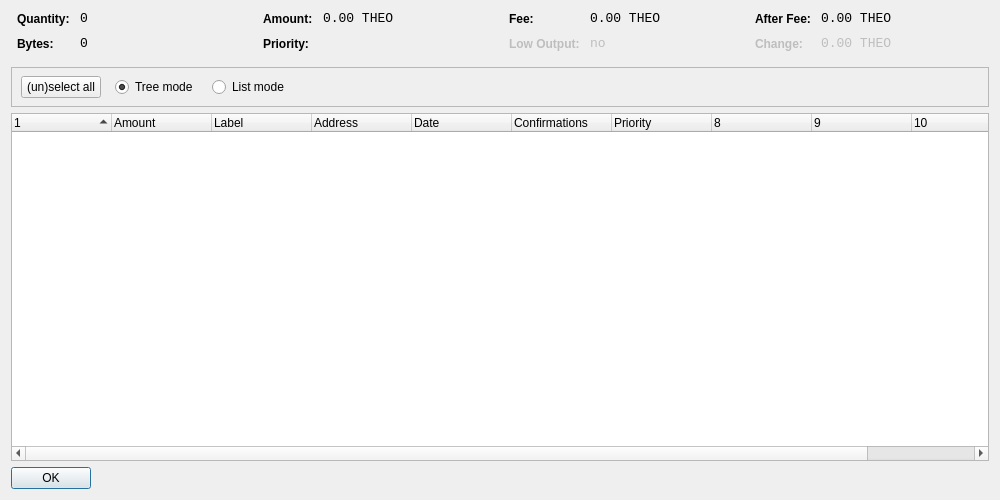
<?xml version="1.0" encoding="UTF-8"?>
<ui version="4.0">
 <class>CoinControlDialog</class>
 <widget class="QDialog" name="CoinControlDialog">
  <property name="geometry">
   <rect>
    <x>0</x>
    <y>0</y>
    <width>1000</width>
    <height>500</height>
   </rect>
  </property>
  <property name="windowTitle">
   <string>Coin Control</string>
  </property>
  <layout class="QVBoxLayout" name="verticalLayout">
   <item>
    <layout class="QHBoxLayout" name="horizontalLayoutTop" stretch="0,0,0,0">
     <property name="topMargin">
      <number>0</number>
     </property>
     <property name="bottomMargin">
      <number>10</number>
     </property>
     <item>
      <layout class="QFormLayout" name="formLayoutCoinControl1">
       <property name="horizontalSpacing">
        <number>10</number>
       </property>
       <property name="verticalSpacing">
        <number>10</number>
       </property>
       <property name="leftMargin">
        <number>6</number>
       </property>
       <property name="rightMargin">
        <number>6</number>
       </property>
       <item row="0" column="0">
        <widget class="QLabel" name="labelCoinControlQuantityText">
         <property name="styleSheet">
          <string notr="true">font-weight:bold;</string>
         </property>
         <property name="text">
          <string>Quantity:</string>
         </property>
        </widget>
       </item>
       <item row="0" column="1">
        <widget class="QLabel" name="labelCoinControlQuantity">
         <property name="font">
          <font>
           <family>Monospace</family>
           <pointsize>10</pointsize>
          </font>
         </property>
         <property name="cursor">
          <cursorShape>IBeamCursor</cursorShape>
         </property>
         <property name="contextMenuPolicy">
          <enum>Qt::ActionsContextMenu</enum>
         </property>
         <property name="text">
          <string notr="true">0</string>
         </property>
         <property name="textInteractionFlags">
          <set>Qt::LinksAccessibleByMouse|Qt::TextSelectableByKeyboard|Qt::TextSelectableByMouse</set>
         </property>
        </widget>
       </item>
       <item row="1" column="0">
        <widget class="QLabel" name="labelCoinControlBytesText">
         <property name="styleSheet">
          <string notr="true">font-weight:bold;</string>
         </property>
         <property name="text">
          <string>Bytes:</string>
         </property>
        </widget>
       </item>
       <item row="1" column="1">
        <widget class="QLabel" name="labelCoinControlBytes">
         <property name="font">
          <font>
           <family>Monospace</family>
           <pointsize>10</pointsize>
          </font>
         </property>
         <property name="cursor">
          <cursorShape>IBeamCursor</cursorShape>
         </property>
         <property name="contextMenuPolicy">
          <enum>Qt::ActionsContextMenu</enum>
         </property>
         <property name="text">
          <string notr="true">0</string>
         </property>
         <property name="textInteractionFlags">
          <set>Qt::LinksAccessibleByMouse|Qt::TextSelectableByKeyboard|Qt::TextSelectableByMouse</set>
         </property>
        </widget>
       </item>
      </layout>
     </item>
     <item>
      <layout class="QFormLayout" name="formLayoutCoinControl2">
       <property name="horizontalSpacing">
        <number>10</number>
       </property>
       <property name="verticalSpacing">
        <number>10</number>
       </property>
       <property name="leftMargin">
        <number>6</number>
       </property>
       <property name="rightMargin">
        <number>6</number>
       </property>
       <item row="0" column="0">
        <widget class="QLabel" name="labelCoinControlAmountText">
         <property name="styleSheet">
          <string notr="true">font-weight:bold;</string>
         </property>
         <property name="text">
          <string>Amount:</string>
         </property>
        </widget>
       </item>
       <item row="0" column="1">
        <widget class="QLabel" name="labelCoinControlAmount">
         <property name="font">
          <font>
           <family>Monospace</family>
           <pointsize>10</pointsize>
          </font>
         </property>
         <property name="cursor">
          <cursorShape>IBeamCursor</cursorShape>
         </property>
         <property name="contextMenuPolicy">
          <enum>Qt::ActionsContextMenu</enum>
         </property>
         <property name="text">
          <string notr="true">0.00 THEO</string>
         </property>
         <property name="textInteractionFlags">
          <set>Qt::LinksAccessibleByMouse|Qt::TextSelectableByKeyboard|Qt::TextSelectableByMouse</set>
         </property>
        </widget>
       </item>
       <item row="1" column="0">
        <widget class="QLabel" name="labelCoinControlPriorityText">
         <property name="styleSheet">
          <string notr="true">font-weight:bold;</string>
         </property>
         <property name="text">
          <string>Priority:</string>
         </property>
        </widget>
       </item>
       <item row="1" column="1">
        <widget class="QLabel" name="labelCoinControlPriority">
         <property name="font">
          <font>
           <family>Monospace</family>
           <pointsize>10</pointsize>
          </font>
         </property>
         <property name="cursor">
          <cursorShape>IBeamCursor</cursorShape>
         </property>
         <property name="contextMenuPolicy">
          <enum>Qt::ActionsContextMenu</enum>
         </property>
         <property name="text">
          <string/>
         </property>
         <property name="textInteractionFlags">
          <set>Qt::LinksAccessibleByMouse|Qt::TextSelectableByKeyboard|Qt::TextSelectableByMouse</set>
         </property>
        </widget>
       </item>
      </layout>
     </item>
     <item>
      <layout class="QFormLayout" name="formLayoutCoinControl3">
       <property name="horizontalSpacing">
        <number>10</number>
       </property>
       <property name="verticalSpacing">
        <number>10</number>
       </property>
       <property name="leftMargin">
        <number>6</number>
       </property>
       <property name="rightMargin">
        <number>6</number>
       </property>
       <item row="0" column="0">
        <widget class="QLabel" name="labelCoinControlFeeText">
         <property name="styleSheet">
          <string notr="true">font-weight:bold;</string>
         </property>
         <property name="text">
          <string>Fee:</string>
         </property>
        </widget>
       </item>
       <item row="0" column="1">
        <widget class="QLabel" name="labelCoinControlFee">
         <property name="font">
          <font>
           <family>Monospace</family>
           <pointsize>10</pointsize>
          </font>
         </property>
         <property name="cursor">
          <cursorShape>IBeamCursor</cursorShape>
         </property>
         <property name="contextMenuPolicy">
          <enum>Qt::ActionsContextMenu</enum>
         </property>
         <property name="text">
          <string notr="true">0.00 THEO</string>
         </property>
         <property name="textInteractionFlags">
          <set>Qt::LinksAccessibleByMouse|Qt::TextSelectableByKeyboard|Qt::TextSelectableByMouse</set>
         </property>
        </widget>
       </item>
       <item row="1" column="0">
        <widget class="QLabel" name="labelCoinControlLowOutputText">
         <property name="enabled">
          <bool>false</bool>
         </property>
         <property name="styleSheet">
          <string notr="true">font-weight:bold;</string>
         </property>
         <property name="text">
          <string>Low Output:</string>
         </property>
        </widget>
       </item>
       <item row="1" column="1">
        <widget class="QLabel" name="labelCoinControlLowOutput">
         <property name="enabled">
          <bool>false</bool>
         </property>
         <property name="font">
          <font>
           <family>Monospace</family>
           <pointsize>10</pointsize>
          </font>
         </property>
         <property name="cursor">
          <cursorShape>IBeamCursor</cursorShape>
         </property>
         <property name="contextMenuPolicy">
          <enum>Qt::ActionsContextMenu</enum>
         </property>
         <property name="text">
          <string notr="true">no</string>
         </property>
         <property name="textInteractionFlags">
          <set>Qt::LinksAccessibleByMouse|Qt::TextSelectableByKeyboard|Qt::TextSelectableByMouse</set>
         </property>
        </widget>
       </item>
      </layout>
     </item>
     <item>
      <layout class="QFormLayout" name="formLayoutCoinControl4">
       <property name="horizontalSpacing">
        <number>10</number>
       </property>
       <property name="verticalSpacing">
        <number>10</number>
       </property>
       <property name="leftMargin">
        <number>6</number>
       </property>
       <property name="rightMargin">
        <number>6</number>
       </property>
       <item row="0" column="0">
        <widget class="QLabel" name="labelCoinControlAfterFeeText">
         <property name="styleSheet">
          <string notr="true">font-weight:bold;</string>
         </property>
         <property name="text">
          <string>After Fee:</string>
         </property>
        </widget>
       </item>
       <item row="0" column="1">
        <widget class="QLabel" name="labelCoinControlAfterFee">
         <property name="font">
          <font>
           <family>Monospace</family>
           <pointsize>10</pointsize>
          </font>
         </property>
         <property name="cursor">
          <cursorShape>IBeamCursor</cursorShape>
         </property>
         <property name="contextMenuPolicy">
          <enum>Qt::ActionsContextMenu</enum>
         </property>
         <property name="text">
          <string notr="true">0.00 THEO</string>
         </property>
         <property name="textInteractionFlags">
          <set>Qt::LinksAccessibleByMouse|Qt::TextSelectableByKeyboard|Qt::TextSelectableByMouse</set>
         </property>
        </widget>
       </item>
       <item row="1" column="0">
        <widget class="QLabel" name="labelCoinControlChangeText">
         <property name="enabled">
          <bool>false</bool>
         </property>
         <property name="styleSheet">
          <string notr="true">font-weight:bold;</string>
         </property>
         <property name="text">
          <string>Change:</string>
         </property>
        </widget>
       </item>
       <item row="1" column="1">
        <widget class="QLabel" name="labelCoinControlChange">
         <property name="enabled">
          <bool>false</bool>
         </property>
         <property name="font">
          <font>
           <family>Monospace</family>
           <pointsize>10</pointsize>
          </font>
         </property>
         <property name="cursor">
          <cursorShape>IBeamCursor</cursorShape>
         </property>
         <property name="contextMenuPolicy">
          <enum>Qt::ActionsContextMenu</enum>
         </property>
         <property name="text">
          <string notr="true">0.00 THEO</string>
         </property>
         <property name="textInteractionFlags">
          <set>Qt::LinksAccessibleByMouse|Qt::TextSelectableByKeyboard|Qt::TextSelectableByMouse</set>
         </property>
        </widget>
       </item>
      </layout>
     </item>
    </layout>
   </item>
   <item>
    <widget class="QFrame" name="frame">
     <property name="minimumSize">
      <size>
       <width>0</width>
       <height>40</height>
      </size>
     </property>
     <property name="frameShape">
      <enum>QFrame::StyledPanel</enum>
     </property>
     <property name="frameShadow">
      <enum>QFrame::Sunken</enum>
     </property>
     <widget class="QWidget" name="horizontalLayoutWidget">
      <property name="geometry">
       <rect>
        <x>10</x>
        <y>0</y>
        <width>781</width>
        <height>41</height>
       </rect>
      </property>
      <layout class="QHBoxLayout" name="horizontalLayoutPanel" stretch="0,0,0,0,0">
       <property name="spacing">
        <number>14</number>
       </property>
       <item>
        <widget class="QPushButton" name="pushButtonSelectAll">
         <property name="sizePolicy">
          <sizepolicy hsizetype="Maximum" vsizetype="Fixed">
           <horstretch>0</horstretch>
           <verstretch>0</verstretch>
          </sizepolicy>
         </property>
         <property name="text">
          <string>(un)select all</string>
         </property>
        </widget>
       </item>
       <item>
        <widget class="QRadioButton" name="radioTreeMode">
         <property name="sizePolicy">
          <sizepolicy hsizetype="Maximum" vsizetype="Fixed">
           <horstretch>0</horstretch>
           <verstretch>0</verstretch>
          </sizepolicy>
         </property>
         <property name="text">
          <string>Tree mode</string>
         </property>
         <property name="checked">
          <bool>true</bool>
         </property>
        </widget>
       </item>
       <item>
        <widget class="QRadioButton" name="radioListMode">
         <property name="sizePolicy">
          <sizepolicy hsizetype="Maximum" vsizetype="Fixed">
           <horstretch>0</horstretch>
           <verstretch>0</verstretch>
          </sizepolicy>
         </property>
         <property name="text">
          <string>List mode</string>
         </property>
        </widget>
       </item>
       <item>
        <spacer name="horizontalSpacer">
         <property name="orientation">
          <enum>Qt::Horizontal</enum>
         </property>
         <property name="sizeHint" stdset="0">
          <size>
           <width>40</width>
           <height>20</height>
          </size>
         </property>
        </spacer>
       </item>
      </layout>
     </widget>
    </widget>
   </item>
   <item>
    <widget class="CoinControlTreeWidget" name="treeWidget">
     <property name="contextMenuPolicy">
      <enum>Qt::CustomContextMenu</enum>
     </property>
     <property name="sortingEnabled">
      <bool>false</bool>
     </property>
     <property name="columnCount">
      <number>11</number>
     </property>
     <attribute name="headerShowSortIndicator" stdset="0">
      <bool>true</bool>
     </attribute>
     <attribute name="headerStretchLastSection">
      <bool>false</bool>
     </attribute>
     <column>
      <property name="text">
       <string/>
      </property>
     </column>
     <column>
      <property name="text">
       <string>Amount</string>
      </property>
     </column>
     <column>
      <property name="text">
       <string>Label</string>
      </property>
     </column>
     <column>
      <property name="text">
       <string>Address</string>
      </property>
     </column>
     <column>
      <property name="text">
       <string>Date</string>
      </property>
     </column>
     <column>
      <property name="text">
       <string>Confirmations</string>
      </property>
      <property name="toolTip">
       <string>Confirmed</string>
      </property>
     </column>
     <column>
      <property name="text">
       <string>Priority</string>
      </property>
     </column>
     <column>
      <property name="text">
       <string/>
      </property>
     </column>
     <column>
      <property name="text">
       <string/>
      </property>
     </column>
     <column>
      <property name="text">
       <string/>
      </property>
     </column>
     <column>
      <property name="text">
       <string/>
      </property>
     </column>
    </widget>
   </item>
   <item>
    <widget class="QDialogButtonBox" name="buttonBox">
     <property name="sizePolicy">
      <sizepolicy hsizetype="Maximum" vsizetype="Fixed">
       <horstretch>0</horstretch>
       <verstretch>0</verstretch>
      </sizepolicy>
     </property>
     <property name="orientation">
      <enum>Qt::Horizontal</enum>
     </property>
     <property name="standardButtons">
      <set>QDialogButtonBox::Ok</set>
     </property>
    </widget>
   </item>
  </layout>
 </widget>
 <customwidgets>
  <customwidget>
   <class>CoinControlTreeWidget</class>
   <extends>QTreeWidget</extends>
   <header>coincontroltreewidget.h</header>
  </customwidget>
 </customwidgets>
 <resources/>
 <connections/>
</ui>
